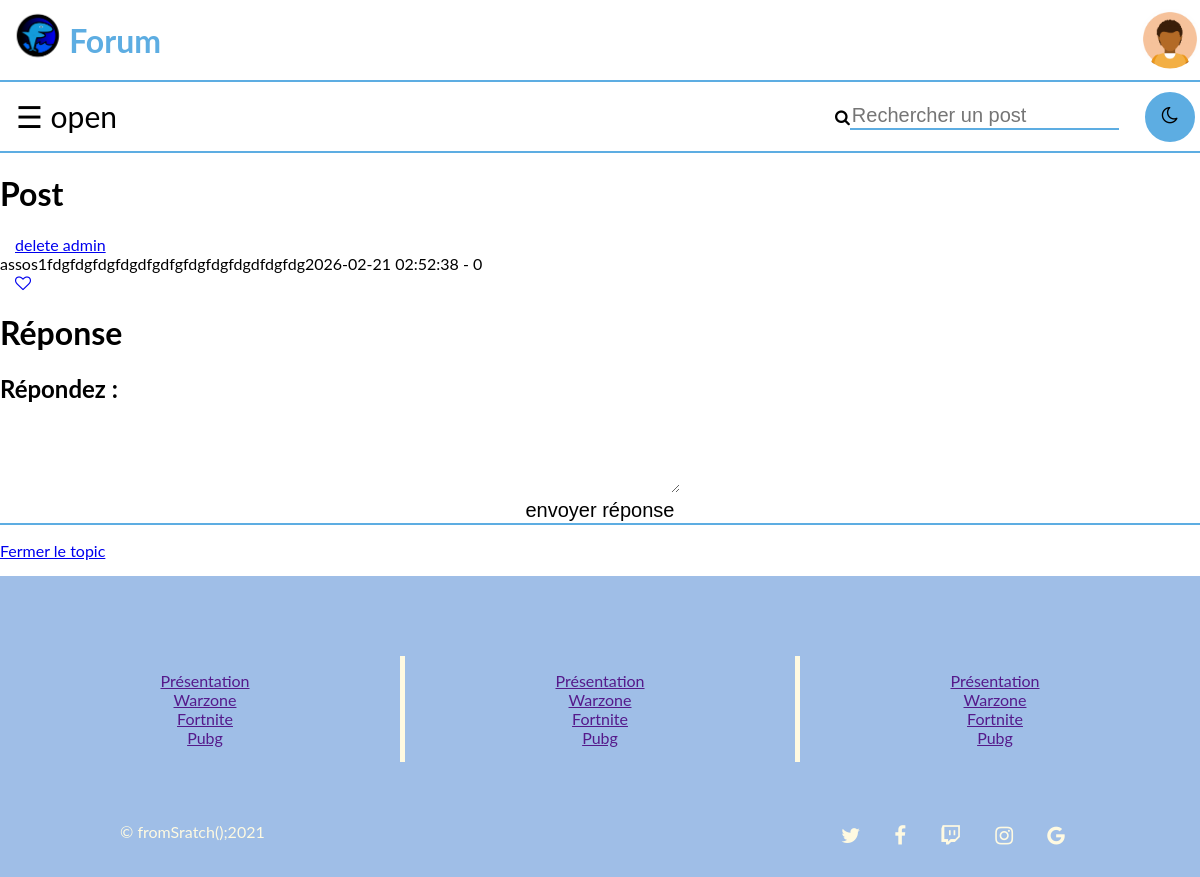
/index.php?p=voirpost&id=8 (signed in), run on the app's committed database.
### tables this page shows
CREATE TABLE `post` (
  `id` bigint(20) NOT NULL,
  `titre` varchar(70) NOT NULL,
  `contenu` longtext NOT NULL,
  `id_utilisateur` bigint(20) NOT NULL,
  `date_publication` timestamp NOT NULL DEFAULT current_timestamp(),
  `isclosed` int(1) NOT NULL,
  `categorie` int(4) NOT NULL,
  `nb_mess` int(255) NOT NULL,
  `nb_like` int(255) NOT NULL
);

CREATE TABLE `utilisateur` (
  `id` bigint(20) NOT NULL,
  `surname` varchar(30) NOT NULL,
  `name` varchar(30) NOT NULL,
  `username` varchar(40) NOT NULL,
  `mail` varchar(150) NOT NULL,
  `password` varchar(100) NOT NULL,
  `birthday` date NOT NULL,
  `avatar` text NOT NULL,
  `id_droit` int(11) NOT NULL,
  `date_deban` timestamp NOT NULL DEFAULT current_timestamp()
);

### controlers/voirpost.php (called while the page is built, shortened)
<?php
	$id_post = $_GET['id'];
	require 'models/function_post.php';
	require 'view/header_index.php';
	$post = affiche_post($bdd,$id_post);
	require 'view/main_post.php';
	require 'view/footer_index.php';
?>

### models/function_post.php (called while the page is built, shortened)
<?php
function affiche_post($bdd,$id_post){
	$reponse = $bdd->prepare('SELECT uti.username, uti.avatar ,po.titre, po.isclosed, po.contenu, po.date_publication, po.isclosed, po.id, po.id_utilisateur, po.nb_like from post as po inner join utilisateur as uti on uti.id = po.id_utilisateur where po.id = ?');
		$reponse->execute(array($id_post));
		$result = $reponse->fetchAll();
		return $result;
}
?>

### view/main_post.php (the view, shortened to what this page needs)
	<h1> Post </h2>
	<div>
		<?php
			foreach ($post as $value) {
				if(isset($_SESSION['id'])){
					if ($_SESSION['id']== $value['id_utilisateur']){
					  echo '<a style="padding-left:15px;" href=index.php?p=delete&id='.$value['id'].'>delete</a><br>';
				  }
					  else if( $_SESSION['id_droit'] == 2 ){
						  echo '<a style="padding-left:15px;" href=index.php?p=delete&id='.$value['id'].'>delete admin</a><br>';
					  }
				  }
				echo $value['username'], $value['titre'],$value['contenu'],$value['date_publication'].' - '. $value['nb_like'].'<br>';
				if(isset($_SESSION['like'])){
					if ($_SESSION['like'] == 0){
						echo '<a style="padding-left:15px;" href=index.php?p=nblike&id='.$value['id'].'><div class="fa fa-heart-o"></div></a><br>';
					}
				}
			}
		?>
	</div>
	<h1> Réponse </h1>
		<?php
		if (isset($_SESSION['id'])){
			if($post[0]['isclosed'] == 1){
		?>
			<p>Le Post est clos</p>
			<?php
				 if($id_droit == 2){
			?>
					<p><a href="index.php?p=a_statut_post&id_post=<?php echo $post[0]['id'];?>&action=ouvrir">Reouvrir le topic</a></p>
			<?php
				}
				}else{
			?>
			<h2> Répondez : </h2>
			<form action="index.php?p=a_create_comm&id=<?php echo $id_post;?>" method="post">
				<textarea id="editor" name="message" minlength="20" placeholder='votre réponse'>
				</textarea>
				<input class="form_input" type="submit" id='submit' value='envoyer réponse'>
			</form>
		<?php
			if($id_droit == 2){ ?>
				<p><a href="index.php?p=a_statut_post&id_post=<?php echo $post[0]['id'];?>&action=fermer">Fermer le topic</a></p>
		<?php } } } ?>
</main>

### CSS/style_clair.css (style rules this page uses)
html { margin: 0; height: 100%; }
body { background-color: white; margin: 0; height: 100%; font-family: "Lato", sans-serif; transition: background-color .5s; }
input[type=text], input[type=email], input[type=password], input[type=submit], input[type=search] { border: none; border-bottom: 2px solid rgb(93, 173, 226); background-color: white; width: 100%; font-size: 20px; }
footer input, textarea, button { border: none; width: 55%; padding: 12px 10px; margin: 2px 0; font-size: 1.2em; font-family: 'Advent pro', sans-serif; border-radius: 8px; }

### data on the page
post: id_utilisateur.username "assos1", titre "fdgfdgfdgfdg", contenu "dfgdfgfdgfdgfdgdfdgfdg", date_publication "2026-02-21 02:52:38", nb_like "0"
